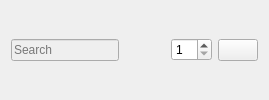
                            <widget class="QWidget" name="tab_3">
                             <attribute name="title">
                              <string>Search</string>
                             </attribute>
                             <layout class="QHBoxLayout" name="horizontalLayout_9">
                              <item>
                               <widget class="QLineEdit" name="SearchModsInput">
                                <property name="enabled">
                                 <bool>false</bool>
                                </property>
                                <property name="placeholderText">
                                 <string>Search</string>
                                </property>
                               </widget>
                              </item>
                              <item>
                               <widget class="QPushButton" name="SearchModHelpButton">
                                <property name="toolTip">
                                 <string>&lt;html&gt;&lt;head/&gt;&lt;body&gt;&lt;p&gt;Search your mod sources&lt;/p&gt;&lt;p&gt;keywords:&lt;/p&gt;&lt;p&gt;category:maps&lt;br/&gt;category:characters&lt;br/&gt;category:lua&lt;br/&gt;category:assets&lt;br/&gt;category:misc&lt;/p&gt;&lt;/body&gt;&lt;/html&gt;</string>
                                </property>
                                <property name="text">
                                 <string/>
                                </property>
                                <property name="icon">
                                 <iconset resource="../ll.qrc">
                                  <normaloff>:/assets/img/icons/about.png</normaloff>:/assets/img/icons/about.png</iconset>
                                </property>
                                <property name="flat">
                                 <bool>true</bool>
                                </property>
                               </widget>
                              </item>
                              <item>
                               <widget class="QSpinBox" name="SearchModPageInput">
                                <property name="toolTip">
                                 <string>Page</string>
                                </property>
                                <property name="minimum">
                                 <number>1</number>
                                </property>
                               </widget>
                              </item>
                              <item>
                               <widget class="QPushButton" name="SearchModsButton">
                                <property name="toolTip">
                                 <string>Refresh Mods</string>
                                </property>
                                <property name="text">
                                 <string/>
                                </property>
                                <property name="icon">
                                 <iconset resource="../ll.qrc">
                                  <normaloff>:/assets/img/icons/media-playback-start.png</normaloff>:/assets/img/icons/media-playback-start.png</iconset>
                                </property>
                               </widget>
                              </item>
                             </layout>
                            </widget>
